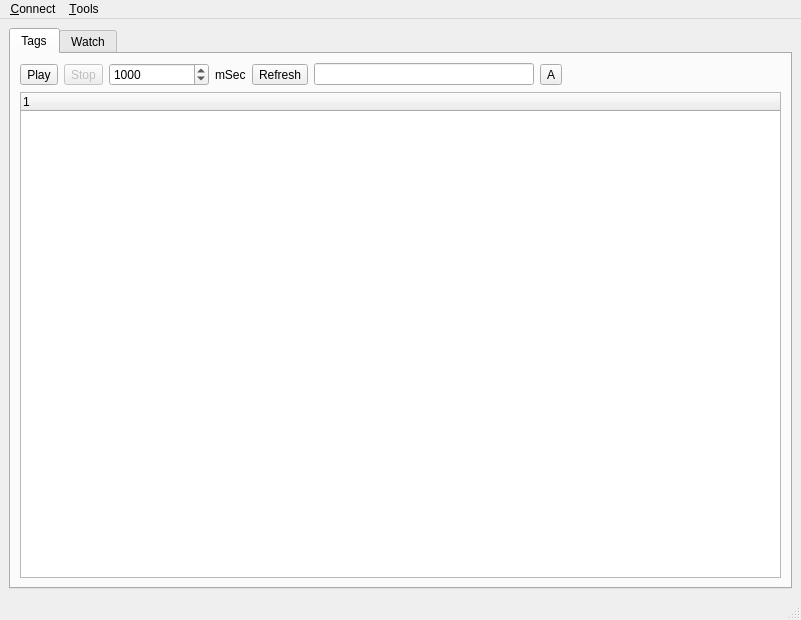
<?xml version="1.0" encoding="UTF-8"?>
<ui version="4.0">
 <class>MainWindow</class>
 <widget class="QMainWindow" name="MainWindow">
  <property name="geometry">
   <rect>
    <x>0</x>
    <y>0</y>
    <width>801</width>
    <height>620</height>
   </rect>
  </property>
  <property name="windowTitle">
   <string>MainWindow</string>
  </property>
  <widget class="QWidget" name="centralwidget">
   <layout class="QHBoxLayout" name="horizontalLayout">
    <item>
     <widget class="QTabWidget" name="tabWidget">
      <property name="currentIndex">
       <number>0</number>
      </property>
      <widget class="QWidget" name="tabTag">
       <attribute name="title">
        <string>Tags</string>
       </attribute>
       <layout class="QVBoxLayout" name="verticalLayout_2">
        <item>
         <layout class="QHBoxLayout" name="horizontalLayout_2">
          <item>
           <widget class="QToolButton" name="toolButtonPlay">
            <property name="text">
             <string>Play</string>
            </property>
           </widget>
          </item>
          <item>
           <widget class="QToolButton" name="toolButtonStop">
            <property name="enabled">
             <bool>false</bool>
            </property>
            <property name="text">
             <string>Stop</string>
            </property>
           </widget>
          </item>
          <item>
           <widget class="QSpinBox" name="spinBoxInterval">
            <property name="minimumSize">
             <size>
              <width>100</width>
              <height>0</height>
             </size>
            </property>
            <property name="minimum">
             <number>100</number>
            </property>
            <property name="maximum">
             <number>30000</number>
            </property>
            <property name="singleStep">
             <number>10</number>
            </property>
            <property name="value">
             <number>1000</number>
            </property>
           </widget>
          </item>
          <item>
           <widget class="QLabel" name="label">
            <property name="text">
             <string>mSec</string>
            </property>
           </widget>
          </item>
          <item>
           <widget class="QToolButton" name="toolButtonRefresh">
            <property name="text">
             <string>Refresh</string>
            </property>
           </widget>
          </item>
          <item>
           <widget class="QLineEdit" name="lineEditTree"/>
          </item>
          <item>
           <widget class="QToolButton" name="toolButtonAccept">
            <property name="text">
             <string>A</string>
            </property>
           </widget>
          </item>
          <item>
           <spacer name="horizontalSpacer">
            <property name="orientation">
             <enum>Qt::Horizontal</enum>
            </property>
            <property name="sizeHint" stdset="0">
             <size>
              <width>40</width>
              <height>20</height>
             </size>
            </property>
           </spacer>
          </item>
         </layout>
        </item>
        <item>
         <widget class="QTreeWidget" name="treeWidget">
          <column>
           <property name="text">
            <string notr="true">1</string>
           </property>
          </column>
         </widget>
        </item>
       </layout>
      </widget>
      <widget class="QWidget" name="tabWatch">
       <attribute name="title">
        <string>Watch</string>
       </attribute>
       <layout class="QVBoxLayout" name="verticalLayout">
        <item>
         <widget class="QTreeWidget" name="treeWidgetWatch">
          <column>
           <property name="text">
            <string notr="true">1</string>
           </property>
          </column>
         </widget>
        </item>
       </layout>
      </widget>
     </widget>
    </item>
   </layout>
  </widget>
  <widget class="QMenuBar" name="menubar">
   <property name="geometry">
    <rect>
     <x>0</x>
     <y>0</y>
     <width>801</width>
     <height>19</height>
    </rect>
   </property>
   <widget class="QMenu" name="menuConnect">
    <property name="title">
     <string>&amp;Connect</string>
    </property>
    <addaction name="actionConnect"/>
    <addaction name="actionDisconnect"/>
    <addaction name="separator"/>
    <addaction name="actionExit"/>
   </widget>
   <widget class="QMenu" name="menuTools">
    <property name="title">
     <string>&amp;Tools</string>
    </property>
    <addaction name="actionAdd_Tag"/>
    <addaction name="actionAdd_Type"/>
    <addaction name="actionAdd_Map"/>
    <addaction name="separator"/>
    <addaction name="action_About"/>
   </widget>
   <addaction name="menuConnect"/>
   <addaction name="menuTools"/>
  </widget>
  <widget class="QStatusBar" name="statusbar"/>
  <action name="actionConnect">
   <property name="text">
    <string>&amp;Connect</string>
   </property>
   <property name="toolTip">
    <string>Connect To Tag Server</string>
   </property>
  </action>
  <action name="actionAdd_Tag">
   <property name="text">
    <string>Add &amp;Tag...</string>
   </property>
  </action>
  <action name="actionAdd_Type">
   <property name="text">
    <string>Add T&amp;ype...</string>
   </property>
  </action>
  <action name="actionAdd_Map">
   <property name="text">
    <string>Add &amp;Map...</string>
   </property>
  </action>
  <action name="actionDisconnect">
   <property name="enabled">
    <bool>false</bool>
   </property>
   <property name="text">
    <string>&amp;Disconnect</string>
   </property>
  </action>
  <action name="actionExit">
   <property name="text">
    <string>E&amp;xit</string>
   </property>
  </action>
  <action name="actionStart_Update">
   <property name="text">
    <string>Start</string>
   </property>
   <property name="toolTip">
    <string>Start Tag Update</string>
   </property>
  </action>
  <action name="actionStop_Update">
   <property name="text">
    <string>Stop</string>
   </property>
   <property name="toolTip">
    <string>Stop Tag Update</string>
   </property>
  </action>
  <action name="actionTag_Refresh">
   <property name="text">
    <string>Refresh</string>
   </property>
  </action>
  <action name="action_About">
   <property name="text">
    <string>&amp;About</string>
   </property>
  </action>
  <action name="actionAccept">
   <property name="text">
    <string>Accept</string>
   </property>
   <property name="toolTip">
    <string>Write Value to Tag Server</string>
   </property>
  </action>
  <action name="actionDelete_Tag">
   <property name="text">
    <string>&amp;Delete Tag...</string>
   </property>
  </action>
  <action name="actionAdd_To_Watchlist">
   <property name="text">
    <string>Add Tag to Watchlist</string>
   </property>
   <property name="toolTip">
    <string>Add to Watchlist</string>
   </property>
  </action>
  <action name="actionTag_Info">
   <property name="text">
    <string>Tag Info</string>
   </property>
  </action>
  <action name="actionDelete_From_Watchlist">
   <property name="text">
    <string>Delete Watch</string>
   </property>
  </action>
 </widget>
 <resources/>
 <connections>
  <connection>
   <sender>actionExit</sender>
   <signal>triggered()</signal>
   <receiver>MainWindow</receiver>
   <slot>close()</slot>
   <hints>
    <hint type="sourcelabel">
     <x>-1</x>
     <y>-1</y>
    </hint>
    <hint type="destinationlabel">
     <x>399</x>
     <y>299</y>
    </hint>
   </hints>
  </connection>
  <connection>
   <sender>actionConnect</sender>
   <signal>triggered(bool)</signal>
   <receiver>MainWindow</receiver>
   <slot>connect()</slot>
   <hints>
    <hint type="sourcelabel">
     <x>-1</x>
     <y>-1</y>
    </hint>
    <hint type="destinationlabel">
     <x>399</x>
     <y>299</y>
    </hint>
   </hints>
  </connection>
  <connection>
   <sender>actionDisconnect</sender>
   <signal>triggered()</signal>
   <receiver>MainWindow</receiver>
   <slot>disconnect()</slot>
   <hints>
    <hint type="sourcelabel">
     <x>-1</x>
     <y>-1</y>
    </hint>
    <hint type="destinationlabel">
     <x>399</x>
     <y>299</y>
    </hint>
   </hints>
  </connection>
 </connections>
 <slots>
  <slot>connect()</slot>
  <slot>disconnect()</slot>
 </slots>
</ui>
